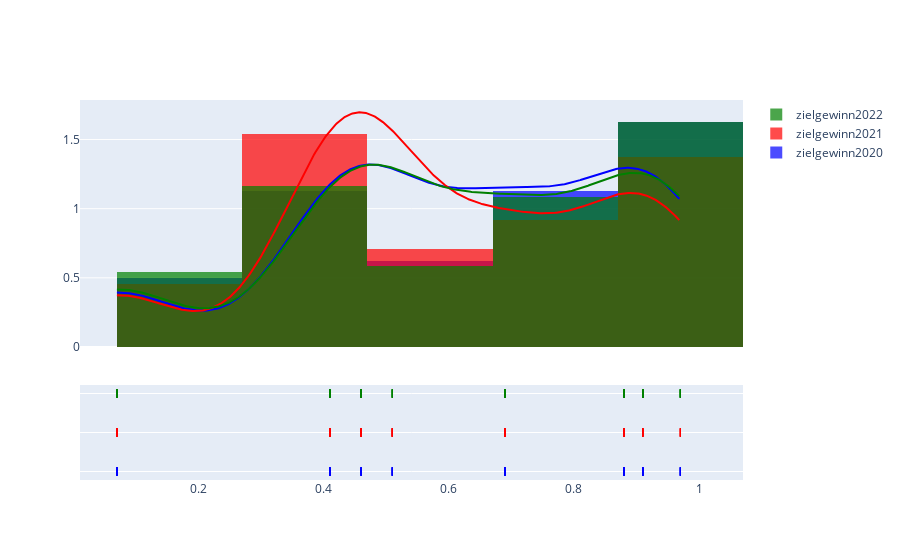

Notebook code cell kept with this figure:
### Code cell
x1= tabel1["Zielgewinnspanne"]
x2= tabel2["Zielgewinnspanne"]
x3= tabel3["Zielgewinnspanne"]
hist_data = [x1, x2, x3]
group_labels = ['zielgewinn2020', 'zielgewinn2021', 'zielgewinn2022']
colors = ['blue', 'red', 'green']

#Plot erstellen
fig = ff.create_distplot(hist_data, group_labels, colors=colors,
                         bin_size=.2, show_rug=True)

#Title hinzufügen
#fig.update_layout(title_text='Hist and Curve Plot')
fig.show()

### Figure 1 — Plotly figure (JSON) as saved in the notebook; plotly's stock layout.template omitted (floating-point values rounded to 4 significant figures; data arrays with more than 128 entries replaced by an {"elided": "..."} marker saying what was removed)
{"data": [{"autobinx": false, "histnorm": "probability density", "legendgroup": "zielgewinn2020", "marker": {"color": "blue"}, "name": "zielgewinn2020", "opacity": 0.7, "type": "histogram", "x": [0.97, 0.51, 0.69, 0.88, 0.07, 0.41, 0.69, 0.51, 0.69, 0.41, 0.51, 0.69, 0.07, 0.88, 0.07, 0.91, 0.69, 0.41, 0.07, 0.69, 0.07, 0.97, 0.88, 0.41, 0.51, 0.69, 0.41, 0.51, 0.69, 0.88, 0.07, 0.51, 0.97, 0.97, 0.07, 0.69, 0.69, 0.41, 0.97, 0.51, 0.07, 0.97, 0.91, 0.91, 0.69, 0.91, 0.97, 0.91, 0.91, 0.88, 0.97, 0.41, 0.51, 0.07, 0.69, 0.46, 0.69, 0.69, 0.91, 0.69, 0.51, 0.88, 0.69, 0.46, 0.88, 0.88, 0.88, 0.41, 0.88, 0.46, 0.88, 0.07, 0.41, 0.91, 0.51, 0.51, 0.41, 0.88, 0.88, 0.69, 0.69, 0.91, 0.41, 0.46, 0.88, 0.07, 0.88, 0.97, 0.51, 0.69, 0.41, 0.69, 0.46, 0.41, 0.91, 0.97, 0.91, 0.46, 0.91, 0.41, 0.69, 0.51, 0.07, 0.69, 0.41, 0.69, 0.88, 0.69, 0.46, 0.41, 0.46, 0.51, 0.51, 0.41, 0.97, 0.69, 0.69, 0.41, 0.41, 0.69], "xaxis": "x", "xbins": {"end": 0.97, "size": 0.2, "start": 0.07}, "yaxis": "y"}, {"autobinx": false, "histnorm": "probability density", "legendgroup": "zielgewinn2021", "marker": {"color": "red"}, "name": "zielgewinn2021", "opacity": 0.7, "type": "histogram", "x": [0.88, 0.46, 0.88, 0.97, 0.88, 0.07, 0.51, 0.69, 0.07, 0.97, 0.69, 0.51, 0.69, 0.41, 0.41, 0.46, 0.51, 0.51, 0.41, 0.69, 0.07, 0.41, 0.69, 0.88, 0.69, 0.88, 0.07, 0.51, 0.41, 0.97, 0.41, 0.51, 0.51, 0.88, 0.41, 0.51, 0.91, 0.07, 0.91, 0.41, 0.97, 0.51, 0.41, 0.69, 0.88, 0.51, 0.41, 0.46, 0.91, 0.69, 0.91, 0.69, 0.41, 0.69, 0.91, 0.97, 0.51, 0.97, 0.88, 0.51, 0.51, 0.88, 0.41, 0.41, 0.46, 0.97, 0.41, 0.91, 0.97, 0.07, 0.41, 0.46, 0.41, 0.07, 0.46, 0.41, 0.88, 0.69, 0.41, 0.51, 0.51, 0.41, 0.41, 0.88, 0.07, 0.69, 0.69, 0.41, 0.91, 0.97, 0.69, 0.69, 0.41, 0.88, 0.88, 0.07, 0.41, 0.41, 0.69, 0.69, 0.46, 0.07, 0.69, 0.91, 0.69, 0.41, 0.88, 0.69, 0.07, 0.51, 0.41, 0.91, 0.69, 0.69, 0.46, 0.46, 0.51, 0.46, 0.46, 0.91], "xaxis": "x", "xbins": {"end": 0.97, "size": 0.2, "start": 0.07}, "yaxis": "y"}, {"autobinx": false, "histnorm": "probability density", "legendgroup": "zielgewinn2022", "marker": {"color": "green"}, "name": "zielgewinn2022", "opacity": 0.7, "type": "histogram", "x": [0.46, 0.88, 0.07, 0.69, 0.41, 0.41, 0.07, 0.97, 0.41, 0.69, 0.51, 0.69, 0.41, 0.91, 0.91, 0.46, 0.07, 0.51, 0.07, 0.07, 0.91, 0.69, 0.69, 0.88, 0.51, 0.07, 0.97, 0.88, 0.51, 0.41, 0.91, 0.69, 0.41, 0.88, 0.41, 0.07, 0.51, 0.51, 0.97, 0.97, 0.07, 0.69, 0.69, 0.88, 0.91, 0.46, 0.07, 0.46, 0.69, 0.69, 0.51, 0.46, 0.46, 0.88, 0.88, 0.51, 0.97, 0.91, 0.88, 0.41, 0.46, 0.46, 0.69, 0.97, 0.41, 0.69, 0.91, 0.97, 0.51, 0.46, 0.46, 0.07, 0.69, 0.69, 0.69, 0.51, 0.46, 0.69, 0.97, 0.91, 0.88, 0.97, 0.88, 0.51, 0.69, 0.91, 0.69, 0.69, 0.51, 0.88, 0.91, 0.69, 0.41, 0.41, 0.69, 0.41, 0.07, 0.69, 0.07, 0.97, 0.69, 0.97, 0.91, 0.51, 0.69, 0.41, 0.91, 0.41, 0.97, 0.69, 0.41, 0.91, 0.69, 0.97, 0.41, 0.51, 0.46, 0.91, 0.07, 0.91], "xaxis": "x", "xbins": {"end": 0.97, "size": 0.2, "start": 0.07}, "yaxis": "y"}, {"legendgroup": "zielgewinn2020", "marker": {"color": "blue"}, "mode": "lines", "name": "zielgewinn2020", "showlegend": false, "type": "scatter", "x": {"elided": "500 float values"}, "xaxis": "x", "y": {"elided": "500 float values"}, "yaxis": "y"}, {"legendgroup": "zielgewinn2021", "marker": {"color": "red"}, "mode": "lines", "name": "zielgewinn2021", "showlegend": false, "type": "scatter", "x": {"elided": "500 float values"}, "xaxis": "x", "y": {"elided": "500 float values"}, "yaxis": "y"}, {"legendgroup": "zielgewinn2022", "marker": {"color": "green"}, "mode": "lines", "name": "zielgewinn2022", "showlegend": false, "type": "scatter", "x": {"elided": "500 float values"}, "xaxis": "x", "y": {"elided": "500 float values"}, "yaxis": "y"}, {"legendgroup": "zielgewinn2020", "marker": {"color": "blue", "symbol": "line-ns-open"}, "mode": "markers", "name": "zielgewinn2020", "showlegend": false, "type": "scatter", "x": [0.97, 0.51, 0.69, 0.88, 0.07, 0.41, 0.69, 0.51, 0.69, 0.41, 0.51, 0.69, 0.07, 0.88, 0.07, 0.91, 0.69, 0.41, 0.07, 0.69, 0.07, 0.97, 0.88, 0.41, 0.51, 0.69, 0.41, 0.51, 0.69, 0.88, 0.07, 0.51, 0.97, 0.97, 0.07, 0.69, 0.69, 0.41, 0.97, 0.51, 0.07, 0.97, 0.91, 0.91, 0.69, 0.91, 0.97, 0.91, 0.91, 0.88, 0.97, 0.41, 0.51, 0.07, 0.69, 0.46, 0.69, 0.69, 0.91, 0.69, 0.51, 0.88, 0.69, 0.46, 0.88, 0.88, 0.88, 0.41, 0.88, 0.46, 0.88, 0.07, 0.41, 0.91, 0.51, 0.51, 0.41, 0.88, 0.88, 0.69, 0.69, 0.91, 0.41, 0.46, 0.88, 0.07, 0.88, 0.97, 0.51, 0.69, 0.41, 0.69, 0.46, 0.41, 0.91, 0.97, 0.91, 0.46, 0.91, 0.41, 0.69, 0.51, 0.07, 0.69, 0.41, 0.69, 0.88, 0.69, 0.46, 0.41, 0.46, 0.51, 0.51, 0.41, 0.97, 0.69, 0.69, 0.41, 0.41, 0.69], "xaxis": "x", "y": ["zielgewinn2020", "zielgewinn2020", "zielgewinn2020", "zielgewinn2020", "zielgewinn2020", "zielgewinn2020", "zielgewinn2020", "zielgewinn2020", "zielgewinn2020", "zielgewinn2020", "zielgewinn2020", "zielgewinn2020", "zielgewinn2020", "zielgewinn2020", "zielgewinn2020", "zielgewinn2020", "zielgewinn2020", "zielgewinn2020", "zielgewinn2020", "zielgewinn2020", "zielgewinn2020", "zielgewinn2020", "zielgewinn2020", "zielgewinn2020", "zielgewinn2020", "zielgewinn2020", "zielgewinn2020", "zielgewinn2020", "zielgewinn2020", "zielgewinn2020", "zielgewinn2020", "zielgewinn2020", "zielgewinn2020", "zielgewinn2020", "zielgewinn2020", "zielgewinn2020", "zielgewinn2020", "zielgewinn2020", "zielgewinn2020", "zielgewinn2020", "zielgewinn2020", "zielgewinn2020", "zielgewinn2020", "zielgewinn2020", "zielgewinn2020", "zielgewinn2020", "zielgewinn2020", "zielgewinn2020", "zielgewinn2020", "zielgewinn2020", "zielgewinn2020", "zielgewinn2020", "zielgewinn2020", "zielgewinn2020", "zielgewinn2020", "zielgewinn2020", "zielgewinn2020", "zielgewinn2020", "zielgewinn2020", "zielgewinn2020", "zielgewinn2020", "zielgewinn2020", "zielgewinn2020", "zielgewinn2020", "zielgewinn2020", "zielgewinn2020", "zielgewinn2020", "zielgewinn2020", "zielgewinn2020", "zielgewinn2020", "zielgewinn2020", "zielgewinn2020", "zielgewinn2020", "zielgewinn2020", "zielgewinn2020", "zielgewinn2020", "zielgewinn2020", "zielgewinn2020", "zielgewinn2020", "zielgewinn2020", "zielgewinn2020", "zielgewinn2020", "zielgewinn2020", "zielgewinn2020", "zielgewinn2020", "zielgewinn2020", "zielgewinn2020", "zielgewinn2020", "zielgewinn2020", "zielgewinn2020", "zielgewinn2020", "zielgewinn2020", "zielgewinn2020", "zielgewinn2020", "zielgewinn2020", "zielgewinn2020", "zielgewinn2020", "zielgewinn2020", "zielgewinn2020", "zielgewinn2020", "zielgewinn2020", "zielgewinn2020", "zielgewinn2020", "zielgewinn2020", "zielgewinn2020", "zielgewinn2020", "zielgewinn2020", "zielgewinn2020", "zielgewinn2020", "zielgewinn2020", "zielgewinn2020", "zielgewinn2020", "zielgewinn2020", "zielgewinn2020", "zielgewinn2020", "zielgewinn2020", "zielgewinn2020", "zielgewinn2020", "zielgewinn2020", "zielgewinn2020"], "yaxis": "y2"}, {"legendgroup": "zielgewinn2021", "marker": {"color": "red", "symbol": "line-ns-open"}, "mode": "markers", "name": "zielgewinn2021", "showlegend": false, "type": "scatter", "x": [0.88, 0.46, 0.88, 0.97, 0.88, 0.07, 0.51, 0.69, 0.07, 0.97, 0.69, 0.51, 0.69, 0.41, 0.41, 0.46, 0.51, 0.51, 0.41, 0.69, 0.07, 0.41, 0.69, 0.88, 0.69, 0.88, 0.07, 0.51, 0.41, 0.97, 0.41, 0.51, 0.51, 0.88, 0.41, 0.51, 0.91, 0.07, 0.91, 0.41, 0.97, 0.51, 0.41, 0.69, 0.88, 0.51, 0.41, 0.46, 0.91, 0.69, 0.91, 0.69, 0.41, 0.69, 0.91, 0.97, 0.51, 0.97, 0.88, 0.51, 0.51, 0.88, 0.41, 0.41, 0.46, 0.97, 0.41, 0.91, 0.97, 0.07, 0.41, 0.46, 0.41, 0.07, 0.46, 0.41, 0.88, 0.69, 0.41, 0.51, 0.51, 0.41, 0.41, 0.88, 0.07, 0.69, 0.69, 0.41, 0.91, 0.97, 0.69, 0.69, 0.41, 0.88, 0.88, 0.07, 0.41, 0.41, 0.69, 0.69, 0.46, 0.07, 0.69, 0.91, 0.69, 0.41, 0.88, 0.69, 0.07, 0.51, 0.41, 0.91, 0.69, 0.69, 0.46, 0.46, 0.51, 0.46, 0.46, 0.91], "xaxis": "x", "y": ["zielgewinn2021", "zielgewinn2021", "zielgewinn2021", "zielgewinn2021", "zielgewinn2021", "zielgewinn2021", "zielgewinn2021", "zielgewinn2021", "zielgewinn2021", "zielgewinn2021", "zielgewinn2021", "zielgewinn2021", "zielgewinn2021", "zielgewinn2021", "zielgewinn2021", "zielgewinn2021", "zielgewinn2021", "zielgewinn2021", "zielgewinn2021", "zielgewinn2021", "zielgewinn2021", "zielgewinn2021", "zielgewinn2021", "zielgewinn2021", "zielgewinn2021", "zielgewinn2021", "zielgewinn2021", "zielgewinn2021", "zielgewinn2021", "zielgewinn2021", "zielgewinn2021", "zielgewinn2021", "zielgewinn2021", "zielgewinn2021", "zielgewinn2021", "zielgewinn2021", "zielgewinn2021", "zielgewinn2021", "zielgewinn2021", "zielgewinn2021", "zielgewinn2021", "zielgewinn2021", "zielgewinn2021", "zielgewinn2021", "zielgewinn2021", "zielgewinn2021", "zielgewinn2021", "zielgewinn2021", "zielgewinn2021", "zielgewinn2021", "zielgewinn2021", "zielgewinn2021", "zielgewinn2021", "zielgewinn2021", "zielgewinn2021", "zielgewinn2021", "zielgewinn2021", "zielgewinn2021", "zielgewinn2021", "zielgewinn2021", "zielgewinn2021", "zielgewinn2021", "zielgewinn2021", "zielgewinn2021", "zielgewinn2021", "zielgewinn2021", "zielgewinn2021", "zielgewinn2021", "zielgewinn2021", "zielgewinn2021", "zielgewinn2021", "zielgewinn2021", "zielgewinn2021", "zielgewinn2021", "zielgewinn2021", "zielgewinn2021", "zielgewinn2021", "zielgewinn2021", "zielgewinn2021", "zielgewinn2021", "zielgewinn2021", "zielgewinn2021", "zielgewinn2021", "zielgewinn2021", "zielgewinn2021", "zielgewinn2021", "zielgewinn2021", "zielgewinn2021", "zielgewinn2021", "zielgewinn2021", "zielgewinn2021", "zielgewinn2021", "zielgewinn2021", "zielgewinn2021", "zielgewinn2021", "zielgewinn2021", "zielgewinn2021", "zielgewinn2021", "zielgewinn2021", "zielgewinn2021", "zielgewinn2021", "zielgewinn2021", "zielgewinn2021", "zielgewinn2021", "zielgewinn2021", "zielgewinn2021", "zielgewinn2021", "zielgewinn2021", "zielgewinn2021", "zielgewinn2021", "zielgewinn2021", "zielgewinn2021", "zielgewinn2021", "zielgewinn2021", "zielgewinn2021", "zielgewinn2021", "zielgewinn2021", "zielgewinn2021", "zielgewinn2021", "zielgewinn2021"], "yaxis": "y2"}, {"legendgroup": "zielgewinn2022", "marker": {"color": "green", "symbol": "line-ns-open"}, "mode": "markers", "name": "zielgewinn2022", "showlegend": false, "type": "scatter", "x": [0.46, 0.88, 0.07, 0.69, 0.41, 0.41, 0.07, 0.97, 0.41, 0.69, 0.51, 0.69, 0.41, 0.91, 0.91, 0.46, 0.07, 0.51, 0.07, 0.07, 0.91, 0.69, 0.69, 0.88, 0.51, 0.07, 0.97, 0.88, 0.51, 0.41, 0.91, 0.69, 0.41, 0.88, 0.41, 0.07, 0.51, 0.51, 0.97, 0.97, 0.07, 0.69, 0.69, 0.88, 0.91, 0.46, 0.07, 0.46, 0.69, 0.69, 0.51, 0.46, 0.46, 0.88, 0.88, 0.51, 0.97, 0.91, 0.88, 0.41, 0.46, 0.46, 0.69, 0.97, 0.41, 0.69, 0.91, 0.97, 0.51, 0.46, 0.46, 0.07, 0.69, 0.69, 0.69, 0.51, 0.46, 0.69, 0.97, 0.91, 0.88, 0.97, 0.88, 0.51, 0.69, 0.91, 0.69, 0.69, 0.51, 0.88, 0.91, 0.69, 0.41, 0.41, 0.69, 0.41, 0.07, 0.69, 0.07, 0.97, 0.69, 0.97, 0.91, 0.51, 0.69, 0.41, 0.91, 0.41, 0.97, 0.69, 0.41, 0.91, 0.69, 0.97, 0.41, 0.51, 0.46, 0.91, 0.07, 0.91], "xaxis": "x", "y": ["zielgewinn2022", "zielgewinn2022", "zielgewinn2022", "zielgewinn2022", "zielgewinn2022", "zielgewinn2022", "zielgewinn2022", "zielgewinn2022", "zielgewinn2022", "zielgewinn2022", "zielgewinn2022", "zielgewinn2022", "zielgewinn2022", "zielgewinn2022", "zielgewinn2022", "zielgewinn2022", "zielgewinn2022", "zielgewinn2022", "zielgewinn2022", "zielgewinn2022", "zielgewinn2022", "zielgewinn2022", "zielgewinn2022", "zielgewinn2022", "zielgewinn2022", "zielgewinn2022", "zielgewinn2022", "zielgewinn2022", "zielgewinn2022", "zielgewinn2022", "zielgewinn2022", "zielgewinn2022", "zielgewinn2022", "zielgewinn2022", "zielgewinn2022", "zielgewinn2022", "zielgewinn2022", "zielgewinn2022", "zielgewinn2022", "zielgewinn2022", "zielgewinn2022", "zielgewinn2022", "zielgewinn2022", "zielgewinn2022", "zielgewinn2022", "zielgewinn2022", "zielgewinn2022", "zielgewinn2022", "zielgewinn2022", "zielgewinn2022", "zielgewinn2022", "zielgewinn2022", "zielgewinn2022", "zielgewinn2022", "zielgewinn2022", "zielgewinn2022", "zielgewinn2022", "zielgewinn2022", "zielgewinn2022", "zielgewinn2022", "zielgewinn2022", "zielgewinn2022", "zielgewinn2022", "zielgewinn2022", "zielgewinn2022", "zielgewinn2022", "zielgewinn2022", "zielgewinn2022", "zielgewinn2022", "zielgewinn2022", "zielgewinn2022", "zielgewinn2022", "zielgewinn2022", "zielgewinn2022", "zielgewinn2022", "zielgewinn2022", "zielgewinn2022", "zielgewinn2022", "zielgewinn2022", "zielgewinn2022", "zielgewinn2022", "zielgewinn2022", "zielgewinn2022", "zielgewinn2022", "zielgewinn2022", "zielgewinn2022", "zielgewinn2022", "zielgewinn2022", "zielgewinn2022", "zielgewinn2022", "zielgewinn2022", "zielgewinn2022", "zielgewinn2022", "zielgewinn2022", "zielgewinn2022", "zielgewinn2022", "zielgewinn2022", "zielgewinn2022", "zielgewinn2022", "zielgewinn2022", "zielgewinn2022", "zielgewinn2022", "zielgewinn2022", "zielgewinn2022", "zielgewinn2022", "zielgewinn2022", "zielgewinn2022", "zielgewinn2022", "zielgewinn2022", "zielgewinn2022", "zielgewinn2022", "zielgewinn2022", "zielgewinn2022", "zielgewinn2022", "zielgewinn2022", "zielgewinn2022", "zielgewinn2022", "zielgewinn2022", "zielgewinn2022", "zielgewinn2022"], "yaxis": "y2"}], "layout": {"barmode": "overlay", "hovermode": "closest", "legend": {"traceorder": "reversed"}, "xaxis": {"anchor": "y2", "domain": [0, 1], "zeroline": false}, "yaxis": {"anchor": "free", "domain": [0.35, 1], "position": 0}, "yaxis2": {"anchor": "x", "domain": [0, 0.25], "dtick": 1, "showticklabels": false}}}
